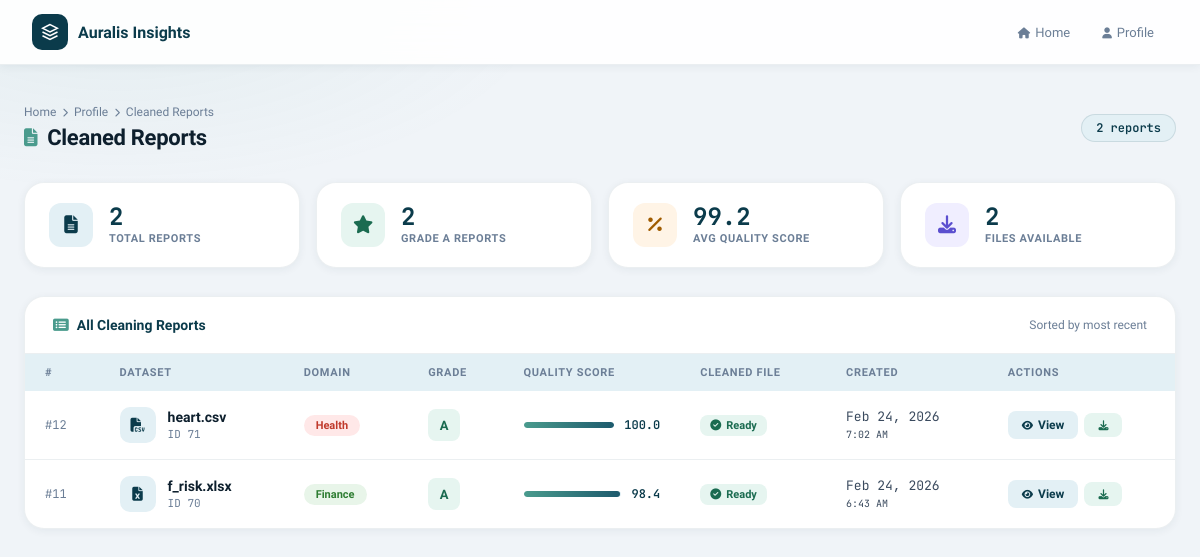
Before: /cleaning/my-reports/ (signed in) with the older database file.
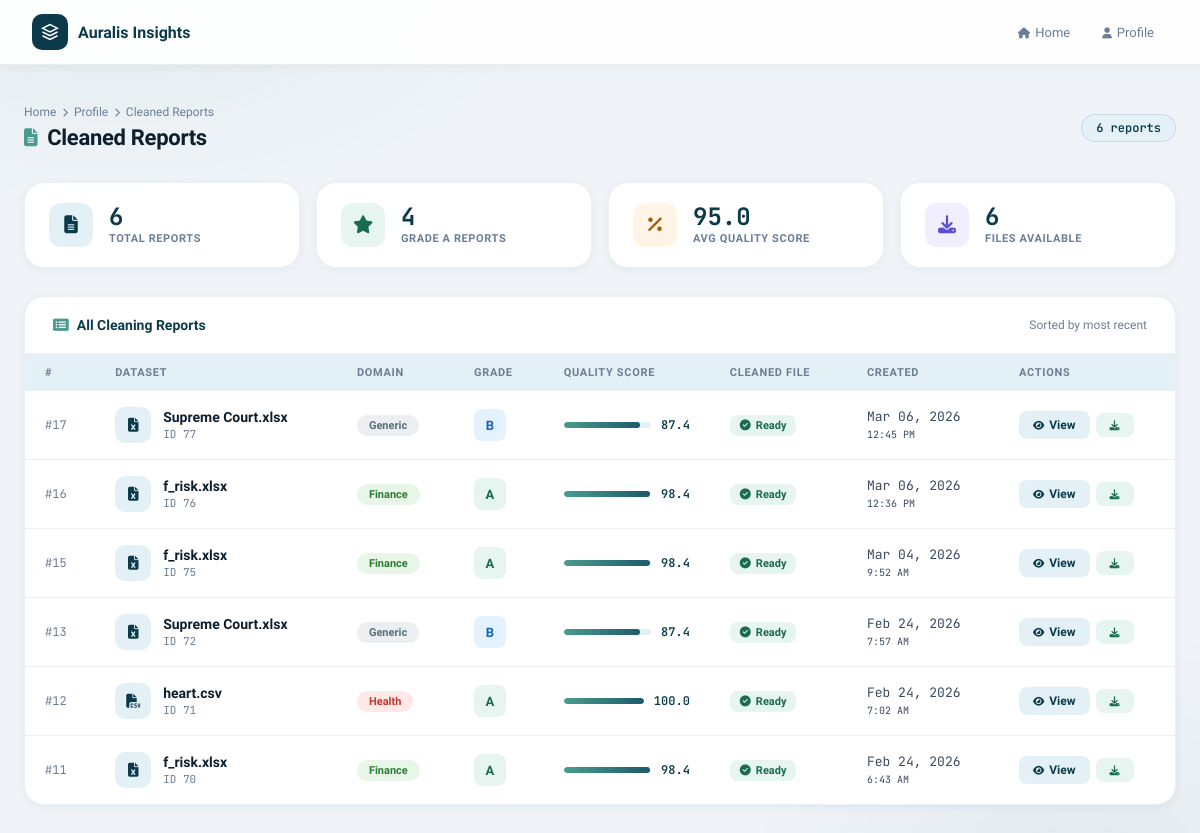
After: the same page with the newer database file.
### datacleaning/models.py (models this page shows, shortened)
class CleaningReport(models.Model):
    GRADE_CHOICES = [
        ('A', 'A'), ('B', 'B'), ('C', 'C'), ('D', 'D'), ('F', 'F'),
    ]
    DOMAIN_CHOICES = [
        ('education',  'Education'),
        ('health',     'Health'),
        ('finance',    'Finance'),
        ('sales',      'Sales'),
        ('hr',         'Human Resources'),
        ('generic',    'Generic'),
    ]
    dataset         = models.ForeignKey(Dataset, on_delete=models.CASCADE, related_name='cleaning_reports')
    cleaned_file    = models.FileField(upload_to='cleaned/', null=True, blank=True)
    report_json     = models.JSONField(default=dict)
    domain          = models.CharField(max_length=50, choices=DOMAIN_CHOICES, default='generic')
    quality_grade   = models.CharField(max_length=2,  choices=GRADE_CHOICES,  default='F')
    quality_score   = models.FloatField(default=0.0)
    created_at      = models.DateTimeField(auto_now_add=True)
    class Meta:
        ordering = ['-created_at']

### data_preparation/models.py (models this page shows, shortened)
class Dataset(models.Model):
    user = models.ForeignKey(CustomUser, on_delete=models.CASCADE)
    file = models.FileField(upload_to="datasets/", null=True, blank=True)
    file_name = models.CharField(max_length=255)
    uploaded_at = models.DateTimeField(auto_now_add=True)
    is_processed = models.BooleanField(default=False)
    parent_dataset = models.ForeignKey(
        "self",
        null=True,
        blank=True,
        on_delete=models.SET_NULL,
        related_name="prepared_versions"
    )
    status = models.CharField(
        max_length=20,
        choices=[
            ("original", "Original"),
            ("prepared", "Prepared")
        ],
        default="original"
    )

### datacleaning/views.py (the view)
# urls.py: path('my-reports/', views.cleaned_reports_list, name='cleaned_reports_list'),
def cleaned_reports_list(request):
    user_id = get_logged_in_user_id(request)
    if not user_id:
        return redirect('login')
    reports = CleaningReport.objects.filter(
        dataset__user_id=user_id
    ).select_related('dataset').order_by('-created_at')
    context = {
        'reports':         reports,
        'total':           reports.count(),
        'grade_a_count':   reports.filter(quality_grade='A').count(),
        'avg_score':       reports.aggregate(avg=Avg('quality_score'))['avg'] or 0,
        'files_available': reports.exclude(cleaned_file='').count(),
    }
    return render(request, 'datacleaning/cleaned_reports.html', context)

### datacleaning/views.py (called while the page is built)
def get_logged_in_user_id(request):
    return request.session.get('user_id', None)

### templates/datacleaning/cleaned_reports.html (shortened to what the changed rows need)
<!DOCTYPE html>
<html lang="en">
<head>
<link rel="stylesheet" href="https://cdnjs.cloudflare.com/ajax/libs/font-awesome/6.5.0/css/all.min.css">
</head>
<body>
<div class="page-wrapper">
  <div class="page-header">
    <div class="page-header-left">
      <div class="breadcrumb">
      </div>
      <h1 class="page-title">
        <i class="fas fa-file-alt"></i>
        Cleaned Reports
      </h1>
    </div>
    <span class="count-badge">{{ total }} report{{ total|pluralize }}</span>
  </div>
  {% if reports %}
  <div class="summary-row">
    <div class="summary-card">
      <div class="summary-icon blue"><i class="fas fa-file-alt"></i></div>
      <div>
        <div class="summary-num">{{ total }}</div>
        <div class="summary-label">Total Reports</div>
      </div>
    </div>
    <div class="summary-card">
      <div class="summary-icon green"><i class="fas fa-star"></i></div>
      <div>
        <div class="summary-num">{{ grade_a_count }}</div>
        <div class="summary-label">Grade A Reports</div>
      </div>
    </div>
    <div class="summary-card">
      <div class="summary-icon orange"><i class="fas fa-percentage"></i></div>
      <div>
        <div class="summary-num">{{ avg_score|floatformat:1 }}</div>
        <div class="summary-label">Avg Quality Score</div>
      </div>
    </div>
    <div class="summary-card">
      <div class="summary-icon purple"><i class="fas fa-download"></i></div>
      <div>
        <div class="summary-num">{{ files_available }}</div>
        <div class="summary-label">Files Available</div>
      </div>
    </div>
  </div>
  <div class="table-card">
    <div class="table-header">
      <div class="table-title">
        <i class="fas fa-list-alt"></i> All Cleaning Reports
      </div>
      <span style="font-size:12px; color:var(--text-muted);">Sorted by most recent</span>
    </div>
    <table class="reports-table">
      <thead>
        <tr>
          <th>#</th>
          <th>Dataset</th>
          <th>Domain</th>
          <th>Grade</th>
          <th>Quality Score</th>
          <th>Cleaned File</th>
          <th>Created</th>
          <th>Actions</th>
        </tr>
      </thead>
      <tbody>
        {% for rpt in reports %}
        <tr>
          <td style="font-family:'JetBrains Mono',monospace; font-size:12px; color:var(--text-muted);">
            #{{ rpt.id }}
          </td>
          <td>
            <div class="dataset-cell">
              <div class="dataset-icon">
                {% if rpt.dataset.file_name|lower|slice:"-4:" == "xlsx" or rpt.dataset.file_name|lower|slice:"-3:" == "xls" %}
                  <i class="fas fa-file-excel"></i>
                {% elif rpt.dataset.file_name|lower|slice:"-3:" == "csv" %}
                  <i class="fas fa-file-csv"></i>
                {% else %}
                  <i class="fas fa-file-alt"></i>
                {% endif %}
              </div>
              <div>
                <div class="dataset-name">{{ rpt.dataset.file_name }}</div>
                <div class="dataset-sub">ID {{ rpt.dataset.id }}</div>
              </div>
            </div>
          </td>
          <td>
            <span class="domain-pill domain-{{ rpt.domain|lower }}">
              {{ rpt.get_domain_display }}
            </span>
          </td>
          <td>
            <span class="grade-badge grade-{{ rpt.quality_grade }}">
              {{ rpt.quality_grade }}
            </span>
          </td>
          <td>
            <div class="score-cell">
              <div class="score-bar-wrap">
                <div class="score-bar" style="width: {{ rpt.quality_score }}%"></div>
              </div>
              <span class="score-num">{{ rpt.quality_score|floatformat:1 }}</span>
            </div>
          </td>
          <td>
            {% if rpt.cleaned_file %}
              <span class="file-badge file-yes"><i class="fas fa-check-circle"></i> Ready</span>
            {% else %}
              <span class="file-badge file-no"><i class="fas fa-times-circle"></i> None</span>
            {% endif %}
          </td>
          <td class="date-cell">{{ rpt.created_at|date:"M d, Y" }}<br>
            <span style="font-size:10px;">{{ rpt.created_at|date:"g:i A" }}</span>
          </td>
          <td>
            <div class="action-group">
              <a href="{% url 'report' report_id=rpt.id %}" class="action-btn action-view">
                <i class="fas fa-eye"></i> View
              </a>
              {% if rpt.cleaned_file %}
              <a href="{% url 'download_cleaned' report_id=rpt.id %}" class="action-btn action-dl">
                <i class="fas fa-download"></i>
              </a>
              {% endif %}
            </div>
          </td>
        </tr>
        {% endfor %}
      </tbody>
    </table>
  </div>
  {% endif %}
</div>
</body>
</html>

Changed rows visible on the page:
added CleaningReport: id "17", dataset.file_name "Supreme Court.xlsx", dataset.id "77", domain "Generic", quality_grade "B", quality_score "87.4", shows "Ready", created_at "Mar 06, 2026", created_at "12:45 PM"
added CleaningReport: id "16", dataset.file_name "f_risk.xlsx", dataset.id "76", domain "Finance", quality_grade "A", quality_score "98.4", shows "Ready", created_at "Mar 06, 2026", created_at "12:36 PM"
added CleaningReport: id "15", dataset.file_name "f_risk.xlsx", dataset.id "75", domain "Finance", quality_grade "A", quality_score "98.4", shows "Ready", created_at "Mar 04, 2026", created_at "9:52 AM"
added CleaningReport: id "13", dataset.file_name "Supreme Court.xlsx", dataset.id "72", domain "Generic", quality_grade "B", quality_score "87.4", shows "Ready", created_at "Feb 24, 2026", created_at "7:57 AM"
Other visible differences:
{{ total }}: "2" → "6"
{{ grade_a_count }}: "2" → "4"
{{ avg_score|floatformat:1 }}: "99.2" → "95.0"
{{ files_available }}: "2" → "6"
